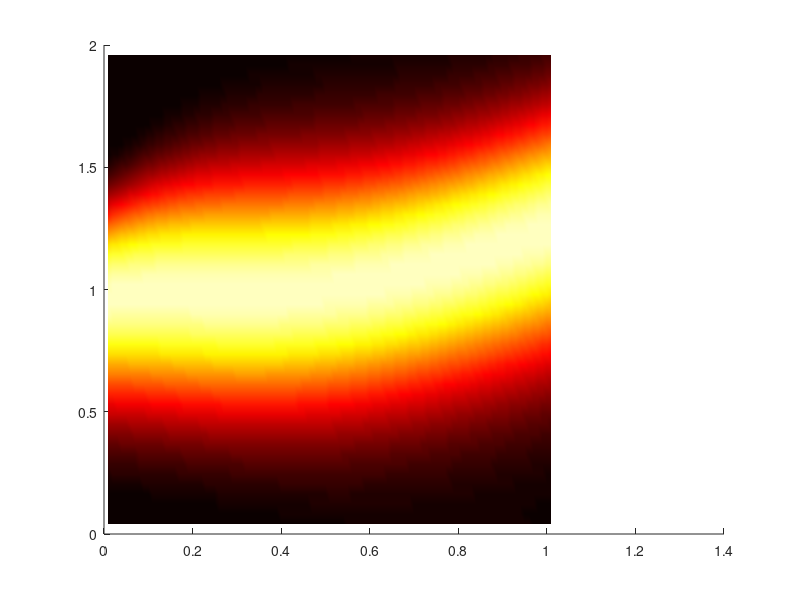

Write the MATLAB code that produced this figure. (Note: this script raises an error after producing the figure.)
clear all;
close all;


% load('PIGP_extrap_0_res.mat');
load('diffuBC_1d_v1.mat');
load('GPR_DKL_res.mat');

h = figure;
hold on
x = reshape(X(:, 1), 48, 101);
t = reshape(X(:, 2), 48, 101);
te_pred_mean = reshape(te_pred_mean, 48, 101);
pcolor(t, x, te_pred_mean);

shading interp
colormap hot
caxis([1, 1.6]);
% colorbar('northoutside')
%     colorbar
%     legend(num2str(id(:)))
% caxis([0,0.1]);
ax = gca;
% ax.FontSize = 20;
%     ax.XLim = [1,length(nTr_lv2_list)];
% ax.XTick = [];
% ax.YTick = [];
% ylim([0, 2]);
% xlim([0, 1]);

% caxis([0,0.1]);
% xlabel('t')
% ylabel('x')
ax.FontSize = 45;

% box on 
% grid on

plot(xtr_t15(:, 2), xtr_t15(:, 1), 'g-');
% plot(1:10);
set(h,'Units','Inches');
pos = get(h,'Position');
set(h,'PaperPositionMode','Auto','PaperUnits','Inches','PaperSize',[pos(3), pos(4)])
print(h,'DKL_diff.pdf','-dpdf','-r0')
% print(gcf, 'groundTruth.pdf', '-dpdf')






